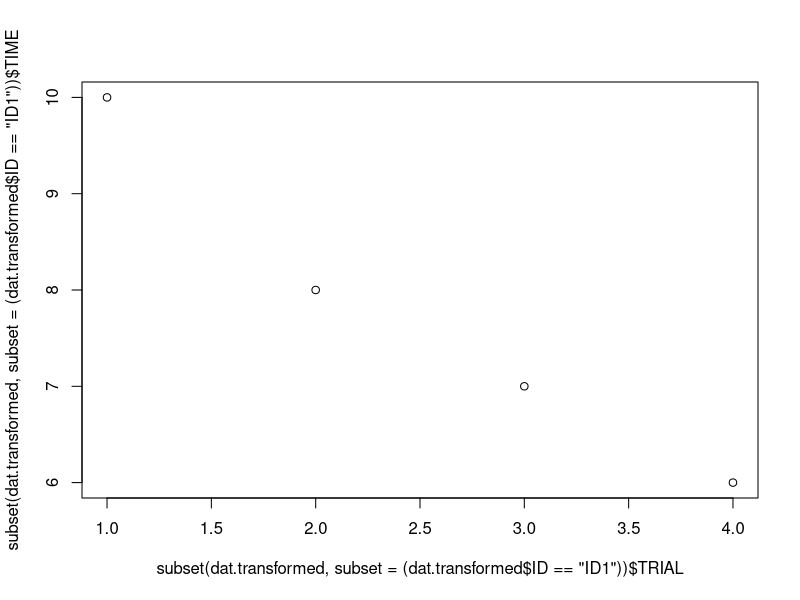

Reproduce this figure in R.
#Reshape data
ID<-c("ID1","ID2","ID3")
PER1<-c(10,20,30)
PER2<-c(8,15,18)
PER3<-c(7,4,16)
PER4<-c(6,2,3)
dat<-data.frame(ID,PER1,PER2,PER3,PER4)

ID<-c((rep("ID1",4)),rep("ID2",4),rep("ID3",4))
TRIAL<-rep(1:4,3)
TIME<-c(10,8,7,6,20,15,4,2,30,18,16,3)

dat.expected<-data.frame(ID,TRIAL,TIME)
#We have this data frame
dat
#And we want to transform in this data frame
dat.expected

library(reshape2)

#We just use melt
dat.transformed<-melt(dat)

#And then we order it to get the shape we want
dat.transformed<-dat.transformed[order(dat.transformed$ID),]
colnames(dat.transformed)<-c("ID","TRIAL","TIME")
dat.transformed
#We replace values with numbers
a<-replace(dat.transformed, c("PER1","PER2","PER3","PER4"), c(1,2,3,4))
a$PER1

dat.transformed$TRIAL<-a$PER1
str(dat.transformed)

dat.transformed



#And now we can do some models and graphs!
plot(subset(dat.transformed,subset = (dat.transformed$ID == "ID1"))$TRIAL,subset(dat.transformed,subset = (dat.transformed$ID == "ID1"))$TIME)


ID1<-lm(TRIAL ~ TIME, data = (subset(dat.transformed,subset = (dat.transformed$ID == "ID1"))))
summary(ID1)
lm(TRIAL ~ TIME, data = (subset(dat.transformed,subset = (dat.transformed$ID == "ID2"))))
lm(TRIAL ~ TIME, data = (subset(dat.transformed,subset = (dat.transformed$ID == "ID3"))))

   